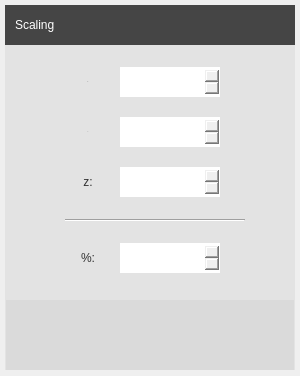
<?xml version="1.0" encoding="UTF-8"?>
<ui version="4.0">
 <class>ScaleDialog</class>
 <widget class="QWidget" name="ScaleDialog">
  <property name="windowModality">
   <enum>Qt::NonModal</enum>
  </property>
  <property name="geometry">
   <rect>
    <x>0</x>
    <y>0</y>
    <width>300</width>
    <height>376</height>
   </rect>
  </property>
  <property name="mouseTracking">
   <bool>true</bool>
  </property>
  <property name="acceptDrops">
   <bool>true</bool>
  </property>
  <property name="windowTitle">
   <string>Scaling</string>
  </property>
  <property name="windowOpacity">
   <double>1.000000000000000</double>
  </property>
  <property name="styleSheet">
   <string notr="true"/>
  </property>
  <widget class="DraggableWidget" name="header" native="true">
   <property name="geometry">
    <rect>
     <x>5</x>
     <y>5</y>
     <width>290</width>
     <height>40</height>
    </rect>
   </property>
   <property name="autoFillBackground">
    <bool>false</bool>
   </property>
   <property name="styleSheet">
    <string notr="true">background-color:transparent</string>
   </property>
   <widget class="QPushButton" name="close">
    <property name="geometry">
     <rect>
      <x>260</x>
      <y>5</y>
      <width>26</width>
      <height>26</height>
     </rect>
    </property>
    <property name="styleSheet">
     <string notr="true">background-image: url(:/Dialog/Image/Dialog/close.png);</string>
    </property>
    <property name="text">
     <string/>
    </property>
    <property name="flat">
     <bool>true</bool>
    </property>
   </widget>
   <widget class="QLabel" name="label_6">
    <property name="geometry">
     <rect>
      <x>10</x>
      <y>0</y>
      <width>81</width>
      <height>40</height>
     </rect>
    </property>
    <property name="styleSheet">
     <string notr="true">QLabel{
	font: 14px &quot;Arial&quot;;
	color: rgb(255, 255, 255);
}</string>
    </property>
    <property name="text">
     <string>Scaling</string>
    </property>
   </widget>
  </widget>
  <widget class="QWidget" name="widget_2" native="true">
   <property name="geometry">
    <rect>
     <x>6</x>
     <y>300</y>
     <width>288</width>
     <height>70</height>
    </rect>
   </property>
   <property name="autoFillBackground">
    <bool>false</bool>
   </property>
   <property name="styleSheet">
    <string notr="true">background-color: rgb(218, 218, 218);</string>
   </property>
   <widget class="QPushButton" name="btn_determine">
    <property name="geometry">
     <rect>
      <x>84</x>
      <y>15</y>
      <width>120</width>
      <height>40</height>
     </rect>
    </property>
    <property name="styleSheet">
     <string notr="true">QPushButton{
	border-image: url(:/Dialog/Image/Dialog/determine.png);
	border:none;
}</string>
    </property>
    <property name="text">
     <string/>
    </property>
    <property name="flat">
     <bool>true</bool>
    </property>
   </widget>
  </widget>
  <widget class="QDoubleSpinBox" name="scale_x">
   <property name="geometry">
    <rect>
     <x>120</x>
     <y>67</y>
     <width>100</width>
     <height>30</height>
    </rect>
   </property>
   <property name="sizePolicy">
    <sizepolicy hsizetype="Minimum" vsizetype="Preferred">
     <horstretch>0</horstretch>
     <verstretch>0</verstretch>
    </sizepolicy>
   </property>
   <property name="styleSheet">
    <string notr="true">QDoubleSpinBox{
	border:none;
	font: 14px &quot;Arial&quot;;
	color: rgb(255, 255, 255);
	border-image: url(:/Tabwidget/Image/Tabwidget/drop_down_list_background.png);
	border-left-width: 6px;
	border-right-width: 6px;

	padding-left: 4px;
}
QDoubleSpinBox::up-button {
	border:none;
	width:19px;
	border-image: url(:/Dialog/Image/Dialog/UpArrow.png);
}
QDoubleSpinBox::down-button {
	border:none;
	width:19px;
	border-image: url(:/Dialog/Image/Dialog/DownArrow.png);
}</string>
   </property>
   <property name="maximum">
    <double>20000.000000000000000</double>
   </property>
  </widget>
  <widget class="QLabel" name="label_z">
   <property name="geometry">
    <rect>
     <x>80</x>
     <y>167</y>
     <width>16</width>
     <height>30</height>
    </rect>
   </property>
   <property name="styleSheet">
    <string notr="true">font: 14px &quot;Arial&quot;;
color: rgb(51, 51, 51);</string>
   </property>
   <property name="text">
    <string>z:</string>
   </property>
   <property name="alignment">
    <set>Qt::AlignCenter</set>
   </property>
  </widget>
  <widget class="QDoubleSpinBox" name="scale_y">
   <property name="geometry">
    <rect>
     <x>120</x>
     <y>117</y>
     <width>100</width>
     <height>30</height>
    </rect>
   </property>
   <property name="sizePolicy">
    <sizepolicy hsizetype="Minimum" vsizetype="Preferred">
     <horstretch>0</horstretch>
     <verstretch>0</verstretch>
    </sizepolicy>
   </property>
   <property name="styleSheet">
    <string notr="true">QDoubleSpinBox{
	border:none;
	font: 75 14px &quot;Arial&quot;;
    
	color: rgb(255, 255, 255);
	border-image: url(:/Tabwidget/Image/Tabwidget/drop_down_list_background.png);
	border-left-width: 6px;
	border-right-width: 6px;

	padding-left: 4px;
}
QDoubleSpinBox::up-button {
	border:none;
	width:19px;
	border-image: url(:/Dialog/Image/Dialog/UpArrow.png);
}
QDoubleSpinBox::down-button {
	border:none;
	width:19px;
	border-image: url(:/Dialog/Image/Dialog/DownArrow.png);
}</string>
   </property>
   <property name="maximum">
    <double>20000.000000000000000</double>
   </property>
  </widget>
  <widget class="QLabel" name="label_x">
   <property name="geometry">
    <rect>
     <x>80</x>
     <y>67</y>
     <width>16</width>
     <height>30</height>
    </rect>
   </property>
   <property name="sizePolicy">
    <sizepolicy hsizetype="Preferred" vsizetype="Preferred">
     <horstretch>0</horstretch>
     <verstretch>0</verstretch>
    </sizepolicy>
   </property>
   <property name="font">
    <font>
     <family>Arial</family>
     <pointsize>-1</pointsize>
     <weight>50</weight>
     <italic>false</italic>
     <bold>false</bold>
    </font>
   </property>
   <property name="styleSheet">
    <string notr="true">font: 14px &quot;Arial&quot;;
color: rgb(51, 51, 51);</string>
   </property>
   <property name="text">
    <string>x:</string>
   </property>
   <property name="alignment">
    <set>Qt::AlignCenter</set>
   </property>
  </widget>
  <widget class="QDoubleSpinBox" name="scale_z">
   <property name="geometry">
    <rect>
     <x>120</x>
     <y>167</y>
     <width>100</width>
     <height>30</height>
    </rect>
   </property>
   <property name="sizePolicy">
    <sizepolicy hsizetype="Minimum" vsizetype="Preferred">
     <horstretch>0</horstretch>
     <verstretch>0</verstretch>
    </sizepolicy>
   </property>
   <property name="styleSheet">
    <string notr="true">QDoubleSpinBox{
	border:none;
	font: 75 14px &quot;Arial&quot;;
    
	color: rgb(255, 255, 255);
	border-image: url(:/Tabwidget/Image/Tabwidget/drop_down_list_background.png);
	border-left-width: 6px;
	border-right-width: 6px;

	padding-left: 4px;
}
QDoubleSpinBox::up-button {
	border:none;
	width:19px;
	border-image: url(:/Dialog/Image/Dialog/UpArrow.png);
}
QDoubleSpinBox::down-button {
	border:none;
	width:19px;
	border-image: url(:/Dialog/Image/Dialog/DownArrow.png);
}</string>
   </property>
   <property name="maximum">
    <double>20000.000000000000000</double>
   </property>
  </widget>
  <widget class="QLabel" name="label_y">
   <property name="geometry">
    <rect>
     <x>80</x>
     <y>117</y>
     <width>16</width>
     <height>30</height>
    </rect>
   </property>
   <property name="font">
    <font>
     <family>Arial</family>
     <pointsize>-1</pointsize>
     <weight>50</weight>
     <italic>false</italic>
     <bold>false</bold>
    </font>
   </property>
   <property name="styleSheet">
    <string notr="true">font: 14px &quot;Arial&quot;;
color: rgb(51, 51, 51);</string>
   </property>
   <property name="text">
    <string>y:</string>
   </property>
   <property name="alignment">
    <set>Qt::AlignCenter</set>
   </property>
  </widget>
  <widget class="QDoubleSpinBox" name="scale_percentage">
   <property name="geometry">
    <rect>
     <x>120</x>
     <y>243</y>
     <width>100</width>
     <height>30</height>
    </rect>
   </property>
   <property name="sizePolicy">
    <sizepolicy hsizetype="Minimum" vsizetype="Preferred">
     <horstretch>0</horstretch>
     <verstretch>0</verstretch>
    </sizepolicy>
   </property>
   <property name="styleSheet">
    <string notr="true">QDoubleSpinBox{
	border:none;
	font: 75 14px &quot;Arial&quot;;
    
	color: rgb(255, 255, 255);
	border-image: url(:/Tabwidget/Image/Tabwidget/drop_down_list_background.png);
	border-left-width: 6px;
	border-right-width: 6px;

	padding-left: 4px;
}
QDoubleSpinBox::up-button {
	border:none;
	width:19px;
	border-image: url(:/Dialog/Image/Dialog/UpArrow.png);
}
QDoubleSpinBox::down-button {
	border:none;
	width:19px;
	border-image: url(:/Dialog/Image/Dialog/DownArrow.png);
}</string>
   </property>
   <property name="decimals">
    <number>2</number>
   </property>
   <property name="maximum">
    <double>100.000000000000000</double>
   </property>
   <property name="singleStep">
    <double>0.010000000000000</double>
   </property>
  </widget>
  <widget class="QWidget" name="widget" native="true">
   <property name="geometry">
    <rect>
     <x>5</x>
     <y>5</y>
     <width>290</width>
     <height>40</height>
    </rect>
   </property>
   <property name="styleSheet">
    <string notr="true">background-color: rgb(69, 69, 69);
</string>
   </property>
  </widget>
  <widget class="QWidget" name="background" native="true">
   <property name="geometry">
    <rect>
     <x>5</x>
     <y>5</y>
     <width>290</width>
     <height>365</height>
    </rect>
   </property>
   <property name="styleSheet">
    <string notr="true">#background{
	background-color: rgb(227, 227, 227);
}</string>
   </property>
   <widget class="Line" name="line">
    <property name="geometry">
     <rect>
      <x>60</x>
      <y>207</y>
      <width>180</width>
      <height>16</height>
     </rect>
    </property>
    <property name="orientation">
     <enum>Qt::Horizontal</enum>
    </property>
   </widget>
  </widget>
  <widget class="QLabel" name="label">
   <property name="geometry">
    <rect>
     <x>80</x>
     <y>243</y>
     <width>16</width>
     <height>30</height>
    </rect>
   </property>
   <property name="styleSheet">
    <string notr="true">font: 14px &quot;Arial&quot;;
color: rgb(51, 51, 51);</string>
   </property>
   <property name="text">
    <string>%:</string>
   </property>
   <property name="alignment">
    <set>Qt::AlignCenter</set>
   </property>
  </widget>
  <zorder>background</zorder>
  <zorder>widget</zorder>
  <zorder>widget_2</zorder>
  <zorder>scale_x</zorder>
  <zorder>label_z</zorder>
  <zorder>scale_y</zorder>
  <zorder>label_x</zorder>
  <zorder>scale_z</zorder>
  <zorder>label_y</zorder>
  <zorder>scale_percentage</zorder>
  <zorder>header</zorder>
  <zorder>label</zorder>
 </widget>
 <customwidgets>
  <customwidget>
   <class>DraggableWidget</class>
   <extends>QWidget</extends>
   <header>draggablewidget.h</header>
   <container>1</container>
  </customwidget>
 </customwidgets>
 <resources/>
 <connections/>
</ui>
